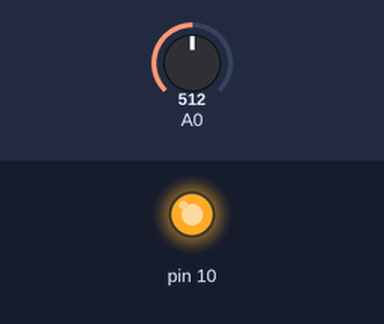
A sketch run on a simulated Arduino Uno, built with avr-gcc and run on an emulated ATmega328P. Shown: output pins drawn as LEDs (lit = HIGH). Inputs (shaded band) come from the test bench; at power-on: A0 = 512.

Above: at 1.2 s.
1.3 s: A0 set to 122
At 2.5 s:
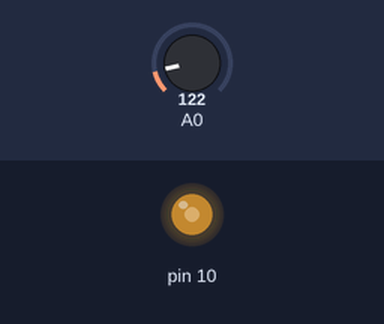
2.8 s: A0 set to 0
At 3.6 s:
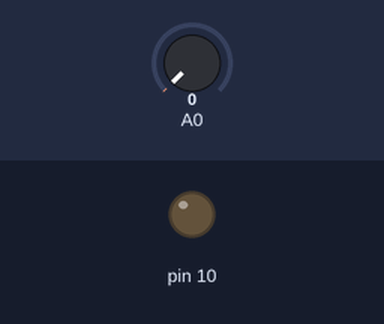
4.3 s: A0 set to 306
At 4.6 s:
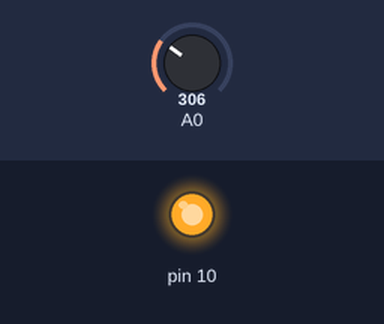
Timing chart, 0 to 7.3 s (numbered marks = the images above; inputs shaded):
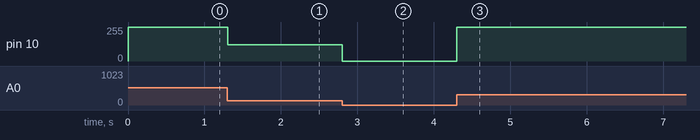

The sketch:

06_pottopwm1.ino
```cpp
int x = 0;

void setup()
{
  pinMode(A0, INPUT);
  pinMode(10, OUTPUT);
}

void loop()
{
  x = analogRead(A0);
  analogWrite(10, x);
  delay(10); // Delay a little bit to improve simulation performance
}
```

Measured:
- after the input at 1.3 s, pin 10: 255/255 → 122/255 at once
- after the input at 2.8 s, pin 10: 122/255 → 0/255 at once
- after the input at 4.3 s, pin 10: 0/255 → 255/255 at once
